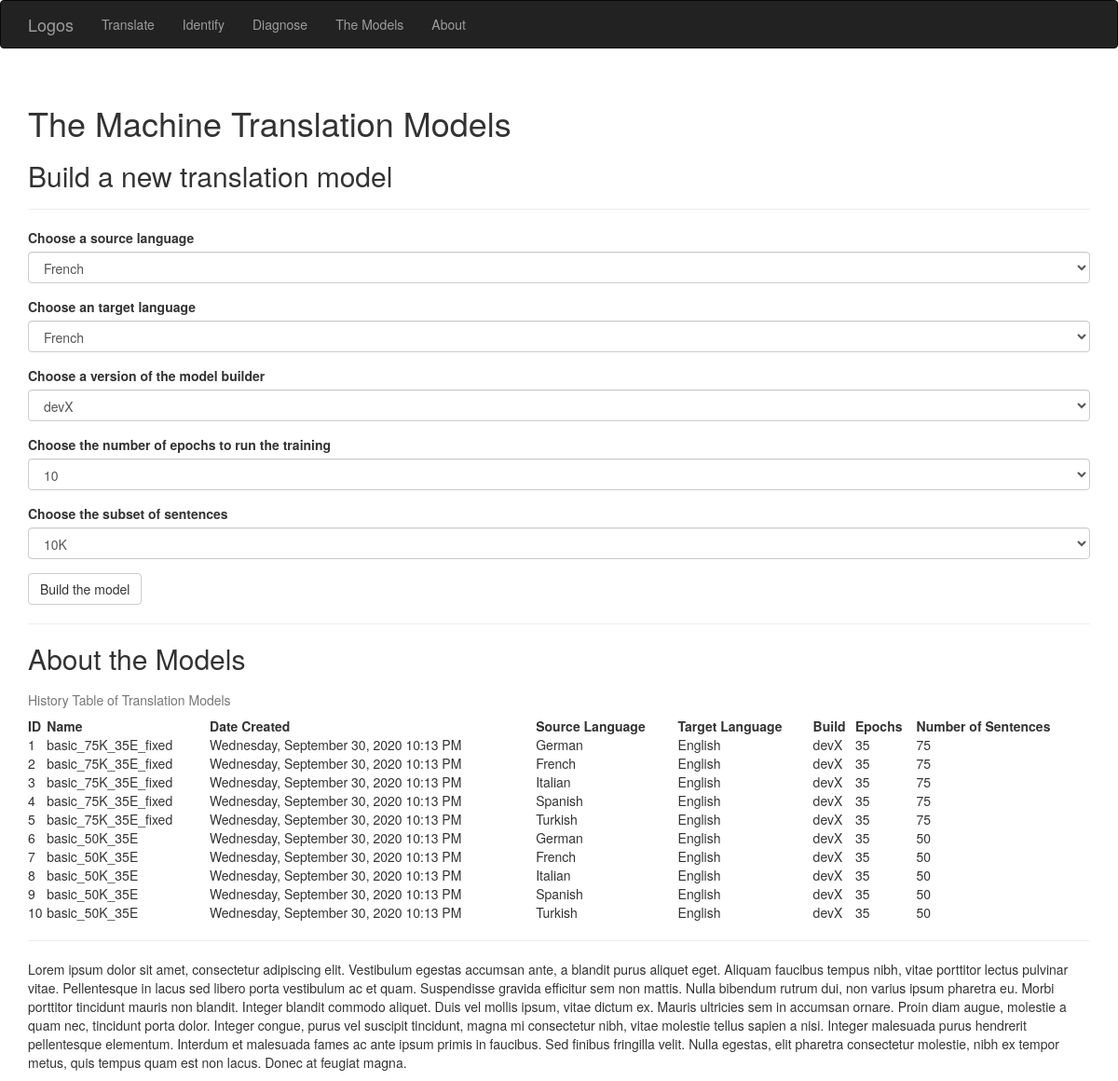
Page /themodels on the committed database.
### app/models.py (models this page shows, shortened)
class TranslationModel(db.Model):
    __tablename__ = 'translation_models'
    id = db.Column(db.Integer, primary_key=True)
    date = db.Column(db.DateTime())
    name = db.Column(db.String(64))
    summary = db.Column(db.String(64))
    number_of_epochs = db.Column(db.Integer, db.ForeignKey('epochs.id'))
    number_of_sentences = db.Column(db.Integer, db.ForeignKey('subsets.id'))
    source_lang_id = db.Column(db.Integer)
    target_lang_id = db.Column(db.Integer)
    build_id = db.Column(db.Integer)
    model_path = db.Column(db.String)
    source_tokenizer = db.Column(db.String)
    source_max_length = db.Column(db.Integer)
    source_word_count = db.Column(db.Integer)
    target_tokenizer = db.Column(db.String)
    target_word_count = db.Column(db.Integer)
    target_max_length = db.Column(db.Integer)

class Language(db.Model):
    __tablename__ = 'languages'
    id = db.Column(db.Integer, primary_key=True)
    code = db.Column(db.String(64), unique=True)
    name = db.Column(db.String(64))
    en_name = db.Column (db.String(64))

class Build(db.Model):
    __tablename__ = 'builds'
    id = db.Column(db.Integer, primary_key=True)
    name = db.Column(db.String(64), unique=True)
    summary = db.Column(db.String(64))

### app/main/views.py (the view, shortened to what this page needs)
@main.route('/themodels', methods=['GET', 'POST'])
def themodels():
    table_of_model_history = [[model.id,
                               model.date,
                               model.name,
                               Language.query.filter_by(id=model.source_lang_id).first().en_name,
                               Language.query.filter_by(id=model.target_lang_id).first().en_name,
                               Build.query.filter_by(id=model.build_id).first().name,
                               model.number_of_epochs,
                               model.number_of_sentences] \
                                   for model in TranslationModel.query.all()]
    form = BuildModelForm()
    form.form_selection_input_lang.choices = [f'{lang.en_name}' for lang in Language.query.all()]
    form.form_selection_output_lang.choices = [f'{lang.en_name}' for lang in Language.query.all()]
    form.form_selection_build_name.choices = [f'{build.name}' for build in Build.query.all()]
    form.form_selection_number_of_epochs.choices = [f'{epoch.number_of_epochs}' for epoch in Epoch.query.all()]
    form.form_selection_number_of_sentences.choices = [f'{subset.display_string_of_number}' for subset in Subset.query.all()]
    if 'input_lang' in session:
        form.form_selection_input_lang.data = session['input_lang']
    if 'output_lang' in session:
        form.form_selection_output_lang.data= session['output_lang']
    if 'build_name' in session:
        form.form_selection_build_name.data= session['build_name']
    if 'epochs' in session:
        form.form_selection_number_of_epochs.data= session['epochs']
    if 'subset' in session:
        form.form_selection_number_of_sentences.data= session['subset']
    return render_template('themodels.html',
                            form=form,
                            form_selection_input_lang=session.get('input_lang'),
                            form_selection_output_lang=session.get('output_lang'),
                            form_selection_build_name=session.get('build_name'),
                            form_selection_number_of_epochs=session.get('epochs'),
                            form_selection_number_of_sentences=session.get('subset'),
                            table_of_model_history=table_of_model_history,
                            current_time=datetime.utcnow())

### app/main/forms.py
class BuildModelForm(FlaskForm):
    form_selection_input_lang = SelectField('Choose a source language', validators=[DataRequired()])
    form_selection_output_lang = SelectField('Choose an target language', validators=[DataRequired()])
    form_selection_build_name = SelectField('Choose a version of the model builder', validators=[DataRequired()])
    form_selection_number_of_epochs = SelectField('Choose the number of epochs to run the training', validators=[DataRequired()])
    form_selection_number_of_sentences = SelectField('Choose the subset of sentences', validators=[DataRequired()])
    submit = SubmitField('Build the model')

### app/templates/themodels.html (shortened to what this page needs)
{% extends "base.html" %}
{% import "bootstrap/wtf.html" as wtf %}
{% block head %}
{{ super() }}
{% endblock %}
{% block page_content %}
<div class="page-header">
    <h1>The Machine Translation Models</h1>
    <h2>Build a new translation model</h2>
</div>
{{ wtf.quick_form(form) }}
<hr/>
<div class="page=header">
    <h2>About the Models</h2>
    <table style="width:100%">
        <caption>History Table of Translation Models</caption>
        <tr>
          <th>ID</th>
          <th>Name</th>
          <th>Date Created</th>
          <th>Source Language</th>
          <th>Target Language</th>
          <th>Build</th>
          <th>Epochs</th>
          <th>Number of Sentences</th>
        </tr>
        {% for model in table_of_model_history %}
        <tr>
          <td>{{ model[0] }}</td>
          <td>{{ model[2] }}</td>
          <td>{{ moment(model[1]).format('LLLL')  }}</td>
          <td>{{ model[3] }}</td>
          <td>{{ model[4] }}</td>
          <td>{{ model[5] }}</td>
          <td>{{ model[6] }}</td>
          <td>{{ model[7] }}</td>
        </tr>
        {% endfor %}
    </table>
    <hr/>
    <p>Lorem ipsum dolor sit amet, consectetur adipiscing elit. Vestibulum egestas accumsan ante, a blandit purus aliquet eget. Aliquam faucibus tempus nibh, vitae porttitor lectus pulvinar vitae. Pellentesque in lacus sed libero porta vestibulum ac et quam. Suspendisse gravida efficitur sem non mattis. Nulla bibendum rutrum dui, non varius ipsum pharetra eu. Morbi porttitor tincidunt mauris non blandit. Integer blandit commodo aliquet. Duis vel mollis ipsum, vitae dictum ex. Mauris ultricies sem in accumsan ornare. Proin diam augue, molestie a quam nec, tincidunt porta dolor. Integer congue, purus vel suscipit tincidunt, magna mi consectetur nibh, vitae molestie tellus sapien a nisi. Integer malesuada purus hendrerit pellentesque elementum. Interdum et malesuada fames ac ante ipsum primis in faucibus. Sed finibus fringilla velit. Nulla egestas, elit pharetra consectetur molestie, nibh ex tempor metus, quis tempus quam est non lacus. Donec at feugiat magna.</p>
</div>
{% endblock %}

### app/templates/base.html (shortened to what this page needs)
{% extends "bootstrap/base.html" %}
{% block head %}
{{ super() }}
{% endblock %}
{% block navbar %}
<div class="navbar navbar-inverse" role="navigation">
    <div class="container">
        <div class="navbar-header">
            <a class="navbar-brand" href="{{ url_for('main.index') }}">Logos</a>
        </div>
        <div class="navbar-collapse collapse">
            <ul class="nav navbar-nav">
                <li><a href="{{ url_for('main.index') }}">Translate</a></li>
            </ul>
            <ul class="nav navbar-nav">
                <li><a href="{{ url_for('main.identify') }}">Identify</a></li>
            </ul>
            <ul class="nav navbar-nav">
                <li><a href="{{ url_for('main.diagnose') }}">Diagnose</a></li>
            </ul>
            <ul class="nav navbar-nav">
                <li><a href="{{ url_for('main.themodels') }}">The Models</a></li>
            </ul>
            <ul class="nav navbar-nav">
                <li><a href="{{ url_for('main.about') }}">About</a></li>
            </ul>
        </div>
    </div>
</div>
{% endblock %}
{% block content %}
<div class="container">
    {% block page_content %}{% endblock %}
</div>
{% endblock %}

### rows in the picture
TranslationModel: name "basic_75K_35E_fixed", date "Wednesday, September 30, 2020 10:13 PM"
Language: en_name "German" "German"
Language: en_name "English" "English" "English" "English" "English" "English" "English" "English" "English" "English"
Build: name "devX" "devX" "devX" "devX" "devX" "devX" "devX" "devX" "devX" "devX"
TranslationModel: name "basic_75K_35E_fixed", date "Wednesday, September 30, 2020 10:13 PM"
Language: en_name "French" "French"
TranslationModel: name "basic_75K_35E_fixed", date "Wednesday, September 30, 2020 10:13 PM"
Language: en_name "Italian" "Italian"
TranslationModel: name "basic_75K_35E_fixed", date "Wednesday, September 30, 2020 10:13 PM"
Language: en_name "Spanish" "Spanish"
TranslationModel: name "basic_75K_35E_fixed", date "Wednesday, September 30, 2020 10:13 PM"
Language: en_name "Turkish" "Turkish"
TranslationModel: name "basic_50K_35E", date "Wednesday, September 30, 2020 10:13 PM"
TranslationModel: name "basic_50K_35E", date "Wednesday, September 30, 2020 10:13 PM"
TranslationModel: name "basic_50K_35E", date "Wednesday, September 30, 2020 10:13 PM"
TranslationModel: name "basic_50K_35E", date "Wednesday, September 30, 2020 10:13 PM"
TranslationModel: name "basic_50K_35E", date "Wednesday, September 30, 2020 10:13 PM"

### other values in the picture
{{ model[0] }} "1" "2" "3" "4" "5" "6" "7" "8" "9" "10"
{{ model[6] }} "35" "35" "35" "35" "35" "35" "35" "35" "35" "35"
{{ model[7] }} "75" "75" "75" "75" "75" "50" "50" "50" "50" "50"
